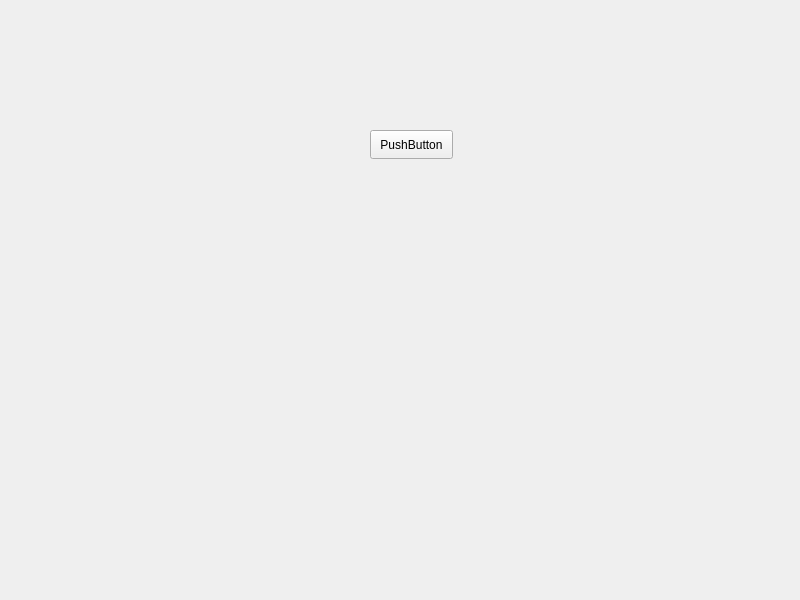
<?xml version="1.0" encoding="UTF-8"?>
<ui version="4.0">
 <class>Widget</class>
 <widget class="QWidget" name="Widget">
  <property name="geometry">
   <rect>
    <x>0</x>
    <y>0</y>
    <width>800</width>
    <height>600</height>
   </rect>
  </property>
  <property name="windowTitle">
   <string>Widget</string>
  </property>
  <widget class="QPushButton" name="pushButton">
   <property name="geometry">
    <rect>
     <x>370</x>
     <y>130</y>
     <width>83</width>
     <height>29</height>
    </rect>
   </property>
   <property name="text">
    <string>PushButton</string>
   </property>
  </widget>
 </widget>
 <resources/>
 <connections/>
</ui>
